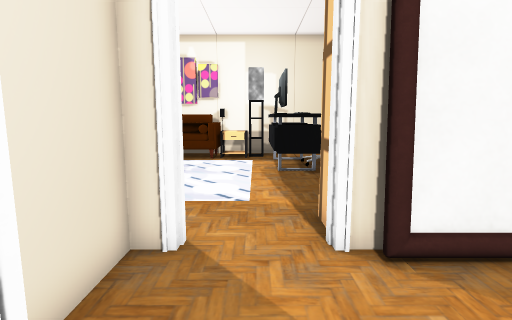
[1] (above)

24 first-person views from a walk through a Unity game level. The camera is 1.2 m above the floor, tilts 8° down and sees 80° across. The floor is counted in squares, 0.5 m on a side. Each view is taken from the middle of a square. On the plan, view 1 faces up. The plan holds only what a view shows up to about 19 squares ahead; the rest is blank. The place goes on beyond the plan. The player character is not drawn. Door leaves are left out, so doorways stand open. Some surface patterns are stand-ins.

[2]
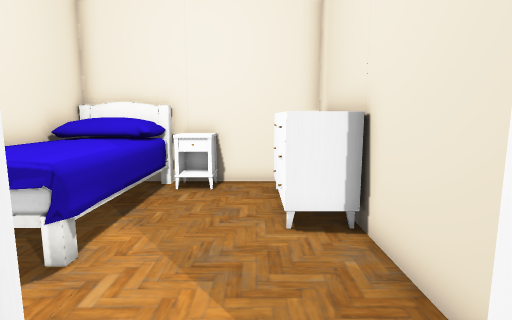

[3]
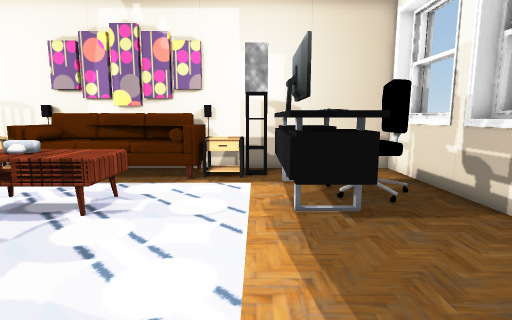

[4]
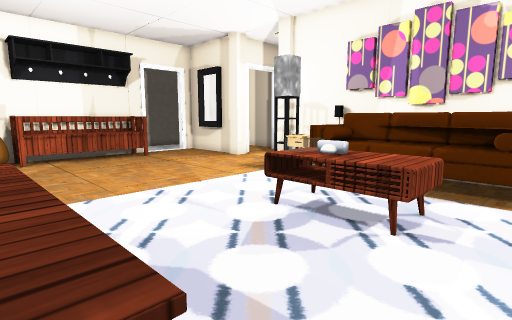

[5]
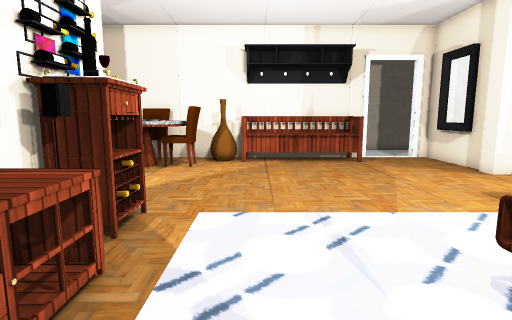

[6]
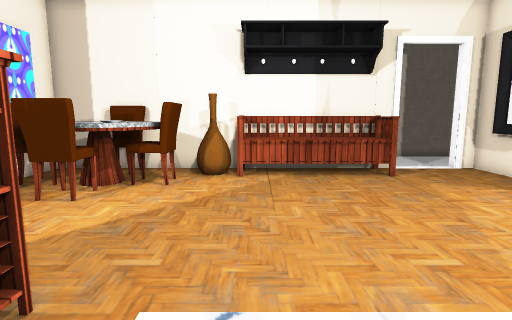

[7]
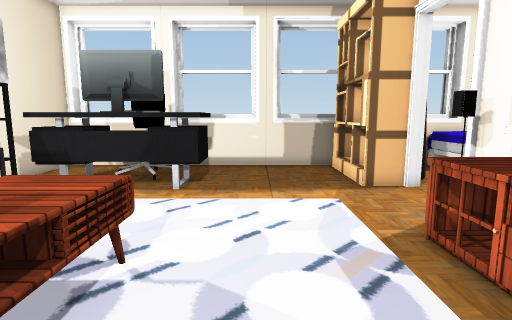

[8]
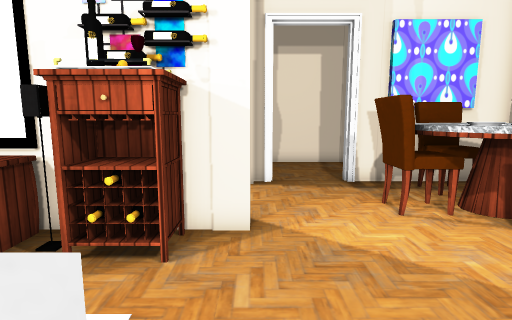

[9]
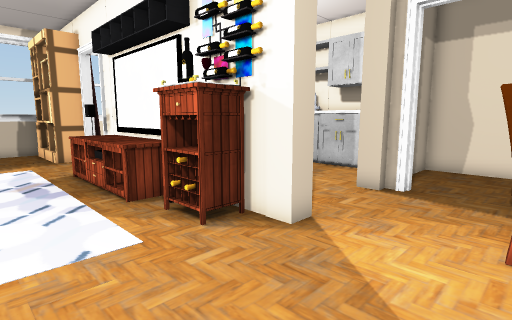

[10]
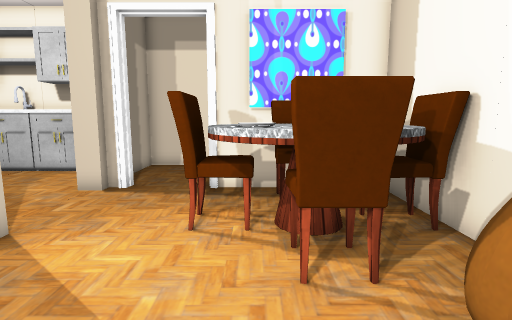

[11]
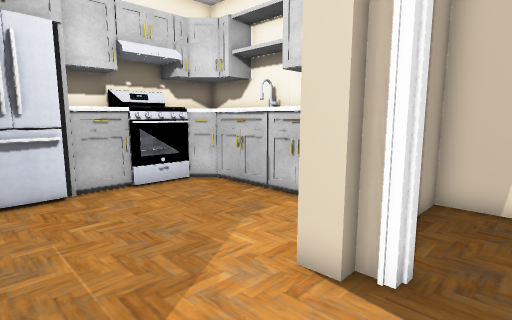

[12]
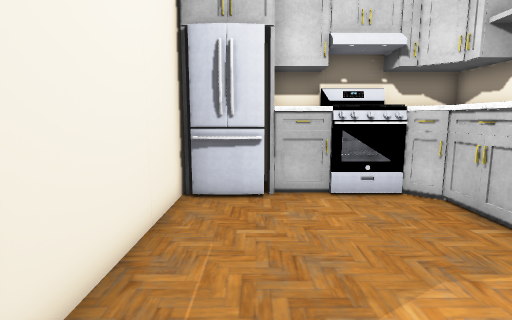

[13]
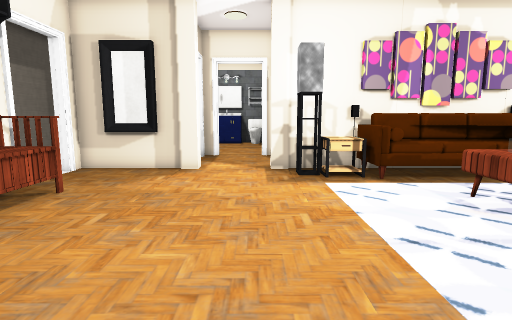

[14]
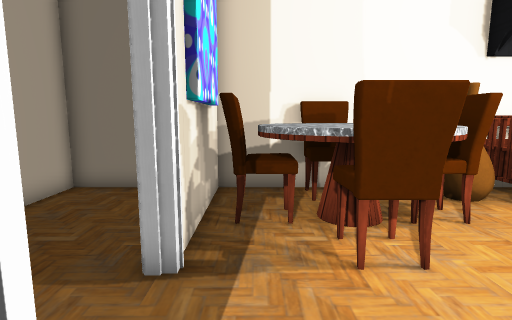

[15]
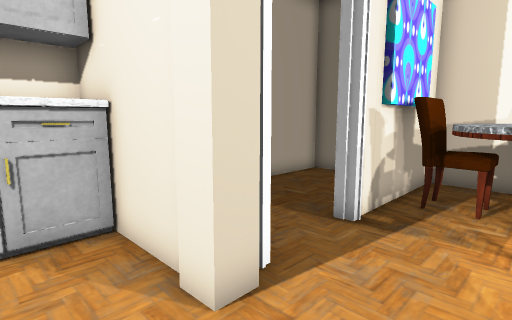

[16]
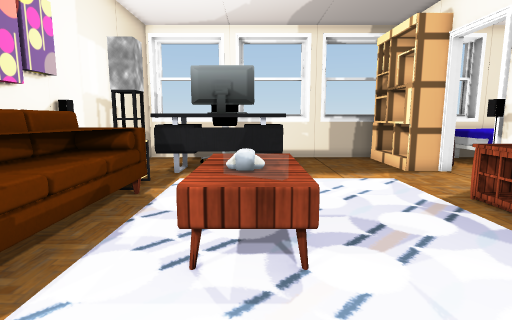

[17]
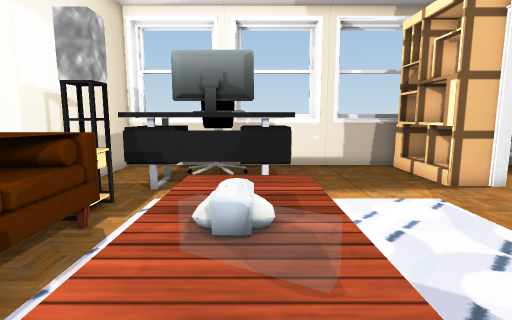

[18]
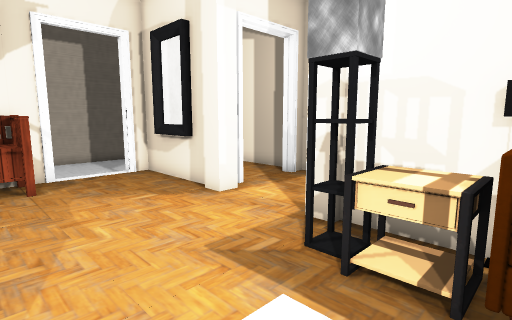

[19]
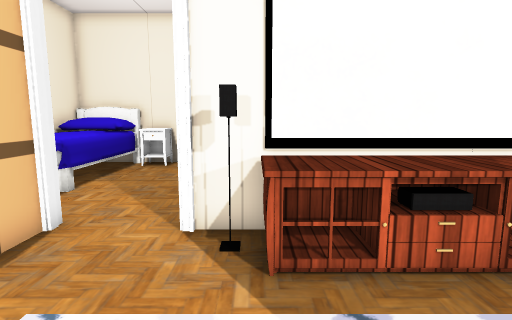

[20]
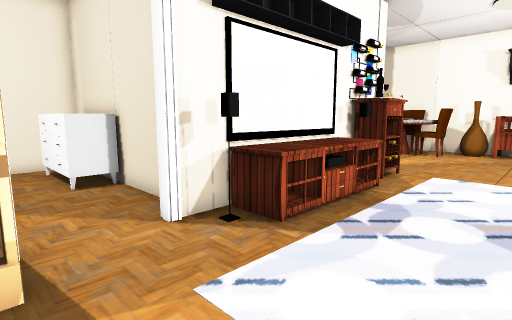

[21]
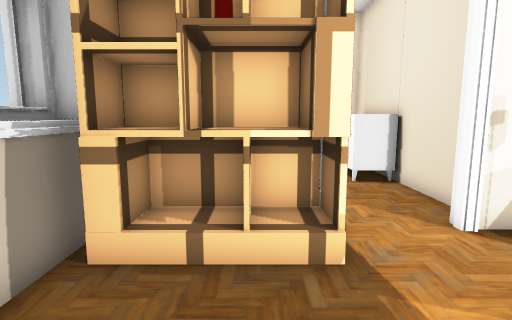

[22]
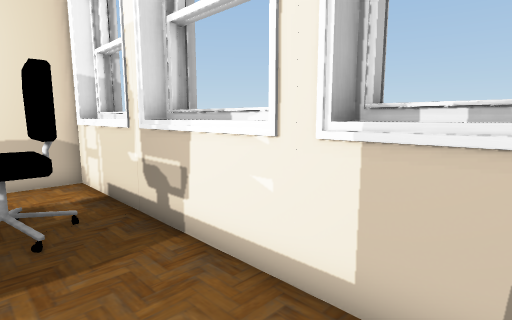

[23]
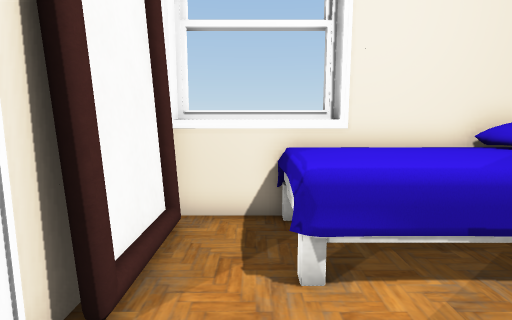

[24]
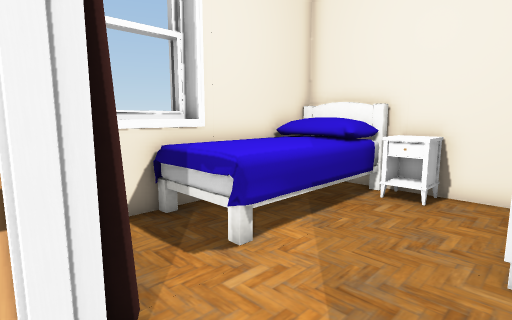

### Floor plan
Key: @ floor where view 1 was taken; # wall or solid block; . floor; D open door; ^ raised ledge; T thing the floor can be seen under or through; O other object.
Columns run from 28 left of view 1 to 8 right of it. Each row starts with its distance up from view 1.
 21 #...       O...O
 20 #....######O...O###OOOOOOO###########
 19 #....D#.........#OOOOOOOOOOO##....^^
 18 #....D...........OOOOOOOOOOO.^^^..^^
 17   ...D#......................^^^..^^
 16       #O..........          .T OO.#
 15       OOO........   OOOOO   .TO O.###
 14       OOO......... .OOOOO   .T ^..^^
 13       OOO.........  OOOOO   .^^^..^^
 12       OOO.........       .  ......^^
 11       OOO.......OO .        ......##
 10       OOO.........  .   .   ......###
  9       #O..........................^^
  8       #OO...........OOOOOO........^^
  7       #.OO......####OOOOOO....OOOOO^
  6       #OOOO....O####OOOOOO#...OOOO###
  5       OOOOOOO..O ######OO #DDD######
  4       OOOOOOO..........O  #.......^^
  3       #OOOOO...........OOO#.......^^
  2       #.OOO.............###....OOOO^
  1       ######DDD#O......O##OO...#OOO##
  0            ##.###......OOOOO@..#OOO
 -1         ....... #......OOOOO...OOOO
 -2       #........#^^^^^^^^ #OO...OOOO
 -3       #........#####^^^###OO..^OOOO
 -4       ########### ###^^#######^OOOO

Positions as (right, up) in squares from view 1, and headings:
1: (0, 0), facing up
2: (0, 7), facing down
3: (0, 6), facing up
4: (-2, 7), facing up-left
5: (-4, 10), facing left
6: (-8, 10), facing left
7: (-9, 11), facing right
8: (-13, 12), facing down
9: (-17, 11), facing down-right
10: (-18, 11), facing down
11: (-15, 5), facing down-right
12: (-14, 3), facing right
13: (-14, 6), facing up
14: (-12, 2), facing left
15: (-10, 4), facing down-left
16: (-12, 14), facing right
17: (-9, 14), facing right
18: (-9, 14), facing up-left
19: (-3, 12), facing down
20: (2, 12), facing down-left
21: (3, 12), facing down
22: (3, 8), facing up-right
23: (-1, 3), facing right
24: (-1, 6), facing down-right
